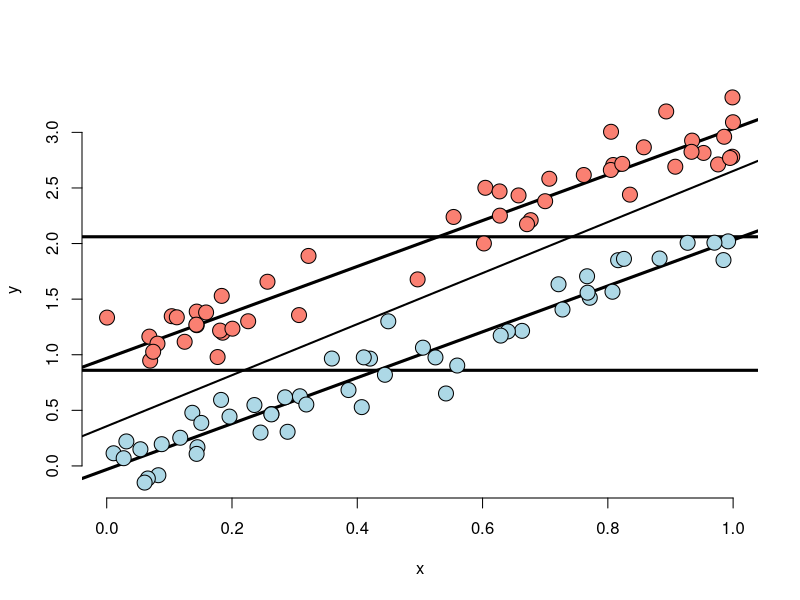
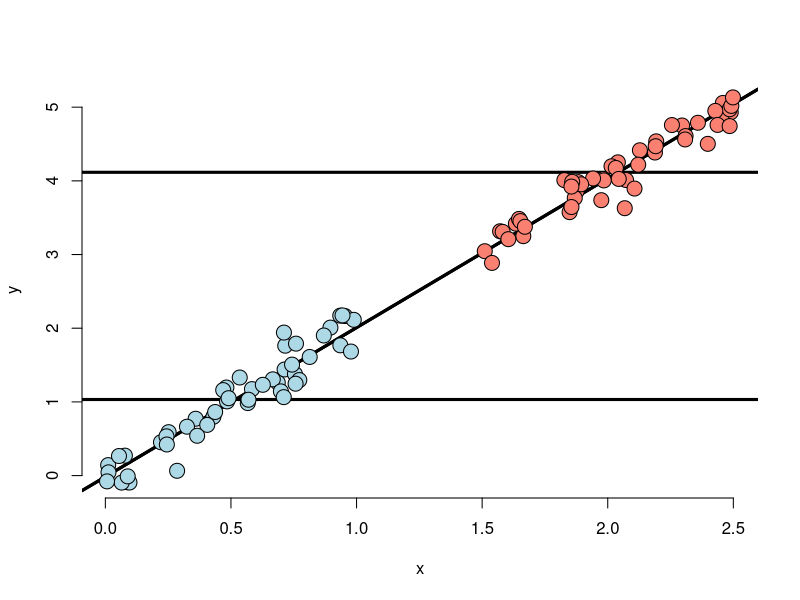
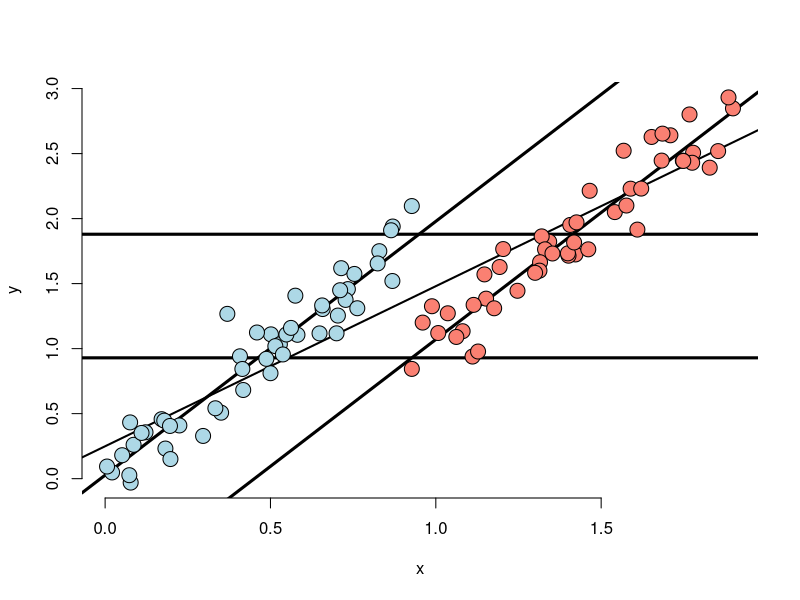
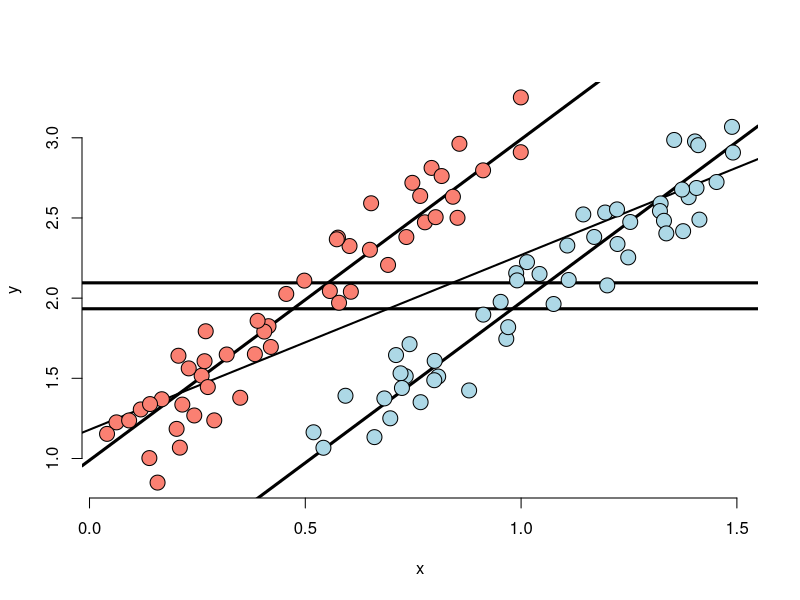
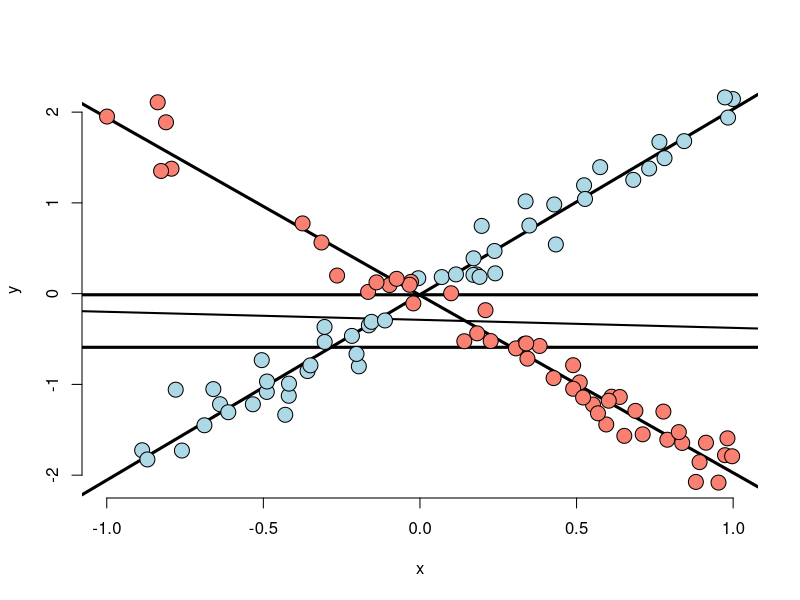
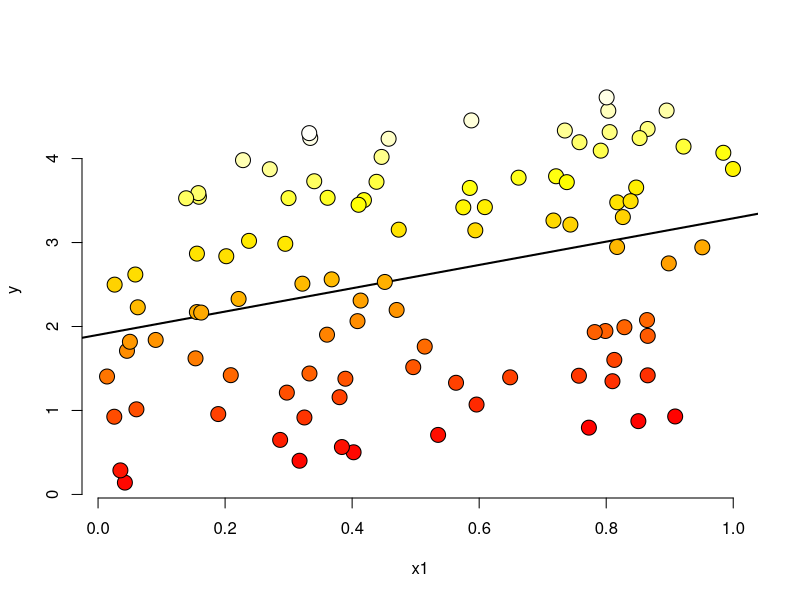
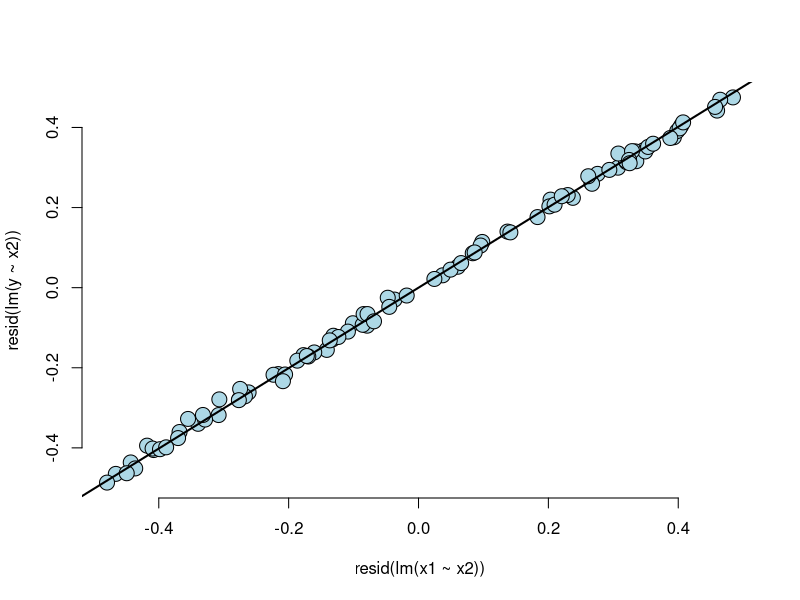

Here is the R script that generated these plots, in order:
## ---- chunk 1
n <- 100; t <- rep(c(0, 1), c(n/2, n/2)); x <- c(runif(n/2), runif(n/2));
beta0 <- 0; beta1 <- 2; tau <- 1; sigma <- .2
y <- beta0 + x * beta1 + t * tau + rnorm(n, sd = sigma)
plot(x, y, type = "n", frame = FALSE)
abline(lm(y ~ x), lwd = 2)
abline(h = mean(y[1 : (n/2)]), lwd = 3)
abline(h = mean(y[(n/2 + 1) : n]), lwd = 3)
fit <- lm(y ~ x + t)
abline(coef(fit)[1], coef(fit)[2], lwd = 3)
abline(coef(fit)[1] + coef(fit)[3], coef(fit)[2], lwd = 3)
points(x[1 : (n/2)], y[1 : (n/2)], pch = 21, col = "black", bg = "lightblue", cex = 2)
points(x[(n/2 + 1) : n], y[(n/2 + 1) : n], pch = 21, col = "black", bg = "salmon", cex = 2)
## ---- chunk 2
n <- 100; t <- rep(c(0, 1), c(n/2, n/2)); x <- c(runif(n/2), 1.5 + runif(n/2));
beta0 <- 0; beta1 <- 2; tau <- 0; sigma <- .2
y <- beta0 + x * beta1 + t * tau + rnorm(n, sd = sigma)
plot(x, y, type = "n", frame = FALSE)
abline(lm(y ~ x), lwd = 2)
abline(h = mean(y[1 : (n/2)]), lwd = 3)
abline(h = mean(y[(n/2 + 1) : n]), lwd = 3)
fit <- lm(y ~ x + t)
abline(coef(fit)[1], coef(fit)[2], lwd = 3)
abline(coef(fit)[1] + coef(fit)[3], coef(fit)[2], lwd = 3)
points(x[1 : (n/2)], y[1 : (n/2)], pch = 21, col = "black", bg = "lightblue", cex = 2)
points(x[(n/2 + 1) : n], y[(n/2 + 1) : n], pch = 21, col = "black", bg = "salmon", cex = 2)
## ---- chunk 3
n <- 100; t <- rep(c(0, 1), c(n/2, n/2)); x <- c(runif(n/2), .9 + runif(n/2));
beta0 <- 0; beta1 <- 2; tau <- -1; sigma <- .2
y <- beta0 + x * beta1 + t * tau + rnorm(n, sd = sigma)
plot(x, y, type = "n", frame = FALSE)
abline(lm(y ~ x), lwd = 2)
abline(h = mean(y[1 : (n/2)]), lwd = 3)
abline(h = mean(y[(n/2 + 1) : n]), lwd = 3)
fit <- lm(y ~ x + t)
abline(coef(fit)[1], coef(fit)[2], lwd = 3)
abline(coef(fit)[1] + coef(fit)[3], coef(fit)[2], lwd = 3)
points(x[1 : (n/2)], y[1 : (n/2)], pch = 21, col = "black", bg = "lightblue", cex = 2)
points(x[(n/2 + 1) : n], y[(n/2 + 1) : n], pch = 21, col = "black", bg = "salmon", cex = 2)
## ---- chunk 4
n <- 100; t <- rep(c(0, 1), c(n/2, n/2)); x <- c(.5 + runif(n/2), runif(n/2));
beta0 <- 0; beta1 <- 2; tau <- 1; sigma <- .2
y <- beta0 + x * beta1 + t * tau + rnorm(n, sd = sigma)
plot(x, y, type = "n", frame = FALSE)
abline(lm(y ~ x), lwd = 2)
abline(h = mean(y[1 : (n/2)]), lwd = 3)
abline(h = mean(y[(n/2 + 1) : n]), lwd = 3)
fit <- lm(y ~ x + t)
abline(coef(fit)[1], coef(fit)[2], lwd = 3)
abline(coef(fit)[1] + coef(fit)[3], coef(fit)[2], lwd = 3)
points(x[1 : (n/2)], y[1 : (n/2)], pch = 21, col = "black", bg = "lightblue", cex = 2)
points(x[(n/2 + 1) : n], y[(n/2 + 1) : n], pch = 21, col = "black", bg = "salmon", cex = 2)
## ---- chunk 5
n <- 100; t <- rep(c(0, 1), c(n/2, n/2)); x <- c(runif(n/2, -1, 1), runif(n/2, -1, 1));
beta0 <- 0; beta1 <- 2; tau <- 0; tau1 <- -4; sigma <- .2
y <- beta0 + x * beta1 + t * tau + t * x * tau1 + rnorm(n, sd = sigma)
plot(x, y, type = "n", frame = FALSE)
abline(lm(y ~ x), lwd = 2)
abline(h = mean(y[1 : (n/2)]), lwd = 3)
abline(h = mean(y[(n/2 + 1) : n]), lwd = 3)
fit <- lm(y ~ x + t + I(x * t))
abline(coef(fit)[1], coef(fit)[2], lwd = 3)
abline(coef(fit)[1] + coef(fit)[3], coef(fit)[2] + coef(fit)[4], lwd = 3)
points(x[1 : (n/2)], y[1 : (n/2)], pch = 21, col = "black", bg = "lightblue", cex = 2)
points(x[(n/2 + 1) : n], y[(n/2 + 1) : n], pch = 21, col = "black", bg = "salmon", cex = 2)
## ---- chunk 6
p <- 1
n <- 100; x2 <- runif(n); x1 <- p * runif(n) - (1 - p) * x2
beta0 <- 0; beta1 <- 1; tau <- 4 ; sigma <- .01
y <- beta0 + x1 * beta1 + tau * x2 + rnorm(n, sd = sigma)
plot(x1, y, type = "n", frame = FALSE)
abline(lm(y ~ x1), lwd = 2)
co.pal <- heat.colors(n)
points(x1, y, pch = 21, col = "black", bg = co.pal[round((n - 1) * x2 + 1)], cex = 2)
## ---- chunk 7
plot(resid(lm(x1 ~ x2)), resid(lm(y ~ x2)), frame = FALSE, col = "black", bg = "lightblue", pch = 21, cex = 2)
abline(lm(I(resid(lm(x1 ~ x2))) ~ I(resid(lm(y ~ x2)))), lwd = 2)
